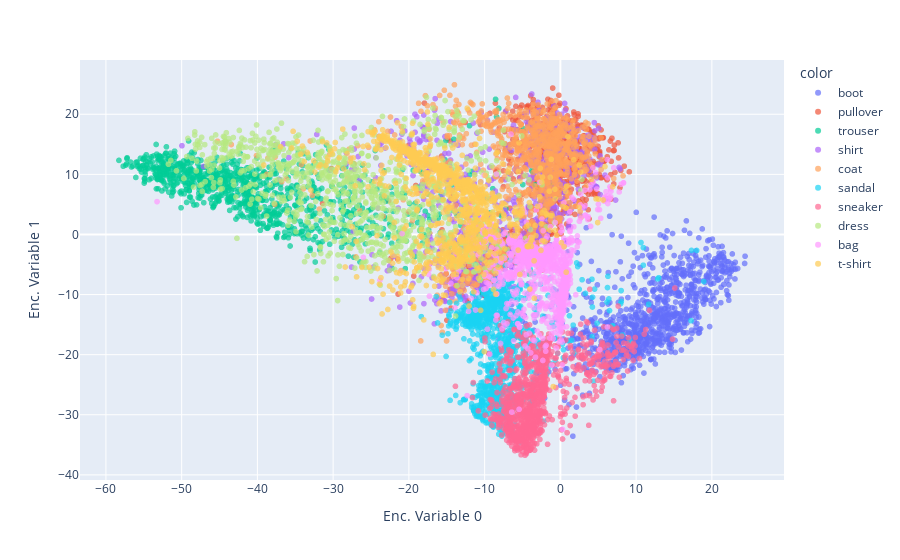

Notebook code for this chart:
### Markdown cell above
This graph shows where each input image is mapped in the encoded space. Since we have just 2 encoded variables, we can easily plot them in a bidimensional space.

### Code cell
import plotly.express as px
px.scatter(encoded_samples, x='Enc. Variable 0', y='Enc. Variable 1', color=[label_names[l] for l in encoded_samples.label.to_numpy()], opacity=0.7)

### Figure 1 — Plotly figure (JSON) as saved in the notebook; plotly's stock layout.template omitted (floating-point values rounded to 4 significant figures; data arrays with more than 128 entries replaced by an {"elided": "..."} marker saying what was removed)
{"data": [{"hovertemplate": "color=boot<br>Enc. Variable 0=%{x}<br>Enc. Variable 1=%{y}<extra></extra>", "legendgroup": "boot", "marker": {"color": "#636efa", "opacity": 0.7, "symbol": "circle"}, "mode": "markers", "name": "boot", "showlegend": true, "type": "scattergl", "x": {"elided": "1000 float values"}, "xaxis": "x", "y": {"elided": "1000 float values"}, "yaxis": "y"}, {"hovertemplate": "color=pullover<br>Enc. Variable 0=%{x}<br>Enc. Variable 1=%{y}<extra></extra>", "legendgroup": "pullover", "marker": {"color": "#EF553B", "opacity": 0.7, "symbol": "circle"}, "mode": "markers", "name": "pullover", "showlegend": true, "type": "scattergl", "x": {"elided": "1000 float values"}, "xaxis": "x", "y": {"elided": "1000 float values"}, "yaxis": "y"}, {"hovertemplate": "color=trouser<br>Enc. Variable 0=%{x}<br>Enc. Variable 1=%{y}<extra></extra>", "legendgroup": "trouser", "marker": {"color": "#00cc96", "opacity": 0.7, "symbol": "circle"}, "mode": "markers", "name": "trouser", "showlegend": true, "type": "scattergl", "x": {"elided": "1000 float values"}, "xaxis": "x", "y": {"elided": "1000 float values"}, "yaxis": "y"}, {"hovertemplate": "color=shirt<br>Enc. Variable 0=%{x}<br>Enc. Variable 1=%{y}<extra></extra>", "legendgroup": "shirt", "marker": {"color": "#ab63fa", "opacity": 0.7, "symbol": "circle"}, "mode": "markers", "name": "shirt", "showlegend": true, "type": "scattergl", "x": {"elided": "1000 float values"}, "xaxis": "x", "y": {"elided": "1000 float values"}, "yaxis": "y"}, {"hovertemplate": "color=coat<br>Enc. Variable 0=%{x}<br>Enc. Variable 1=%{y}<extra></extra>", "legendgroup": "coat", "marker": {"color": "#FFA15A", "opacity": 0.7, "symbol": "circle"}, "mode": "markers", "name": "coat", "showlegend": true, "type": "scattergl", "x": {"elided": "1000 float values"}, "xaxis": "x", "y": {"elided": "1000 float values"}, "yaxis": "y"}, {"hovertemplate": "color=sandal<br>Enc. Variable 0=%{x}<br>Enc. Variable 1=%{y}<extra></extra>", "legendgroup": "sandal", "marker": {"color": "#19d3f3", "opacity": 0.7, "symbol": "circle"}, "mode": "markers", "name": "sandal", "showlegend": true, "type": "scattergl", "x": {"elided": "1000 float values"}, "xaxis": "x", "y": {"elided": "1000 float values"}, "yaxis": "y"}, {"hovertemplate": "color=sneaker<br>Enc. Variable 0=%{x}<br>Enc. Variable 1=%{y}<extra></extra>", "legendgroup": "sneaker", "marker": {"color": "#FF6692", "opacity": 0.7, "symbol": "circle"}, "mode": "markers", "name": "sneaker", "showlegend": true, "type": "scattergl", "x": {"elided": "1000 float values"}, "xaxis": "x", "y": {"elided": "1000 float values"}, "yaxis": "y"}, {"hovertemplate": "color=dress<br>Enc. Variable 0=%{x}<br>Enc. Variable 1=%{y}<extra></extra>", "legendgroup": "dress", "marker": {"color": "#B6E880", "opacity": 0.7, "symbol": "circle"}, "mode": "markers", "name": "dress", "showlegend": true, "type": "scattergl", "x": {"elided": "1000 float values"}, "xaxis": "x", "y": {"elided": "1000 float values"}, "yaxis": "y"}, {"hovertemplate": "color=bag<br>Enc. Variable 0=%{x}<br>Enc. Variable 1=%{y}<extra></extra>", "legendgroup": "bag", "marker": {"color": "#FF97FF", "opacity": 0.7, "symbol": "circle"}, "mode": "markers", "name": "bag", "showlegend": true, "type": "scattergl", "x": {"elided": "1000 float values"}, "xaxis": "x", "y": {"elided": "1000 float values"}, "yaxis": "y"}, {"hovertemplate": "color=t-shirt<br>Enc. Variable 0=%{x}<br>Enc. Variable 1=%{y}<extra></extra>", "legendgroup": "t-shirt", "marker": {"color": "#FECB52", "opacity": 0.7, "symbol": "circle"}, "mode": "markers", "name": "t-shirt", "showlegend": true, "type": "scattergl", "x": {"elided": "1000 float values"}, "xaxis": "x", "y": {"elided": "1000 float values"}, "yaxis": "y"}], "layout": {"legend": {"title": {"text": "color"}, "tracegroupgap": 0}, "margin": {"t": 60}, "xaxis": {"anchor": "y", "domain": [0, 1], "title": {"text": "Enc. Variable 0"}}, "yaxis": {"anchor": "x", "domain": [0, 1], "title": {"text": "Enc. Variable 1"}}}}
